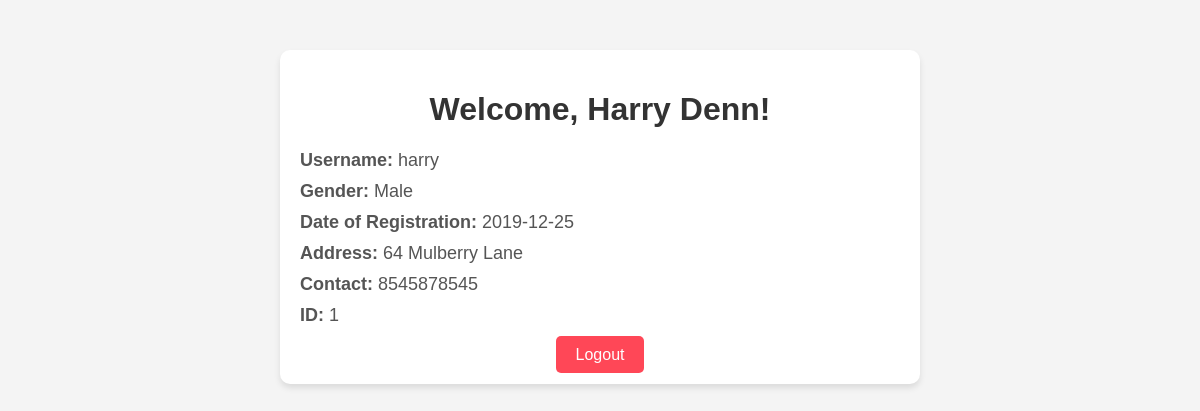
/bari/profile.php (signed in), run on the app's committed database.
### tables this page shows
CREATE TABLE `members` (
  `member_id` int NOT NULL AUTO_INCREMENT,
  `fullname` varchar(20) NOT NULL,
  `username` varchar(20) NOT NULL,
  `password` varchar(100) NOT NULL,
  `gender` varchar(20) NOT NULL,
  `dor` date NOT NULL,
  `address` varchar(20) NOT NULL,
  `contact` varchar(10) NOT NULL,
  PRIMARY KEY (member_id)
);

### bari/profile.php (the view, shortened to what this page needs)
<?php
$session_id = $_SESSION['user_id'];
$servername = "localhost";
$username = "root";
$password = "";
$dbname = "gym_system";
$conn = new mysqli($servername, $username, $password, $dbname);
$member_id =$session_id;
$sql = "SELECT * FROM members WHERE member_id = ?";
$stmt = $conn->prepare($sql);
$stmt->bind_param("i", $member_id);
$stmt->execute();
$result = $stmt->get_result();
if ($result->num_rows > 0) {
    $user = $result->fetch_assoc();
} else {
    echo "User not found.";
    exit;
}
?>
<!DOCTYPE html>
<html lang="en">
<head>
</head>
<body>
    <div class="profile-container">
        <h1>Welcome, <?php echo htmlspecialchars($user['fullname']); ?>!</h1>
        <div class="profile-info">
            <p><strong>Username:</strong> <?php echo htmlspecialchars($user['username']); ?></p>
            <p><strong>Gender:</strong> <?php echo htmlspecialchars($user['gender']); ?></p>
            <p><strong>Date of Registration:</strong> <?php echo htmlspecialchars($user['dor']); ?></p>
            <p><strong>Address:</strong> <?php echo htmlspecialchars($user['address']); ?></p>
            <p><strong>Contact:</strong> <?php echo htmlspecialchars($user['contact']); ?></p>
            <p><strong>ID:</strong> <?php echo htmlspecialchars($user['member_id']); ?></p>
        </div>
        <div class="logout-btn">
            <a href="logout.php">Logout</a>
        </div>
    </div>
</body>
</html>

### bari/profile.php (style rules this page uses)
body { font-family: Arial, sans-serif; background-color: #f4f4f4; margin: 0; padding: 0; }
.profile-container { width: 50%; margin: 50px auto; background: #fff; padding: 20px; border-radius: 10px; box-shadow: 0 4px 6px rgba(0, 0, 0, 0.1); }
h1 { text-align: center; color: #333; }
.profile-info { margin-top: 20px; }
.profile-info p { font-size: 18px; margin: 10px 0; color: #555; }
.logout-btn { display: block; width: 100%; text-align: center; margin-top: 20px; }
.logout-btn a { text-decoration: none; color: #fff; background-color: #ff4757; padding: 10px 20px; border-radius: 5px; transition: background-color 0.3s; }

### data on the page
members: fullname "Harry Denn", username "harry", gender "Male", dor "2019-12-25", address "64 Mulberry Lane", contact "8545878545", member_id "1"
